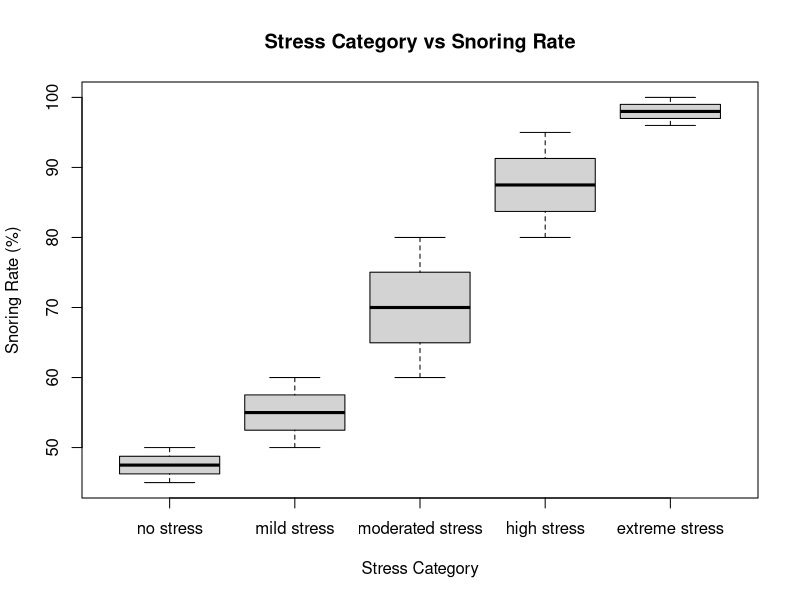
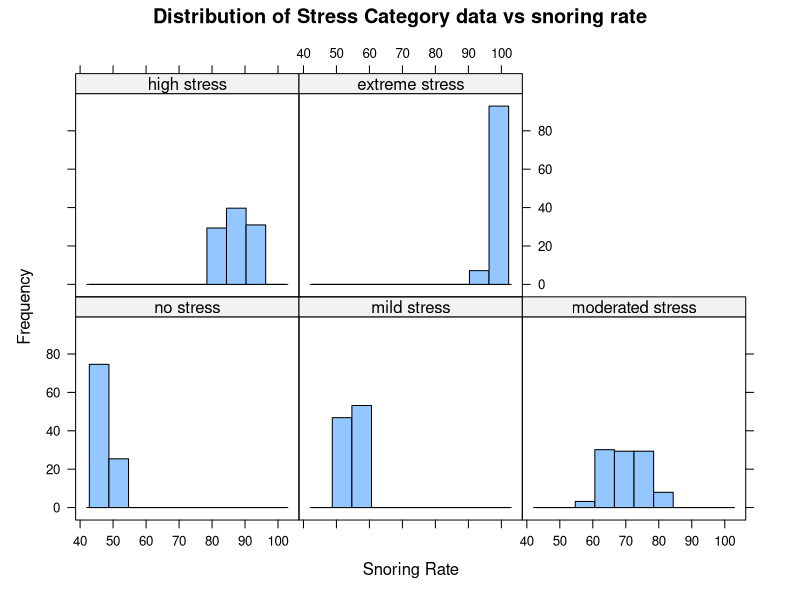
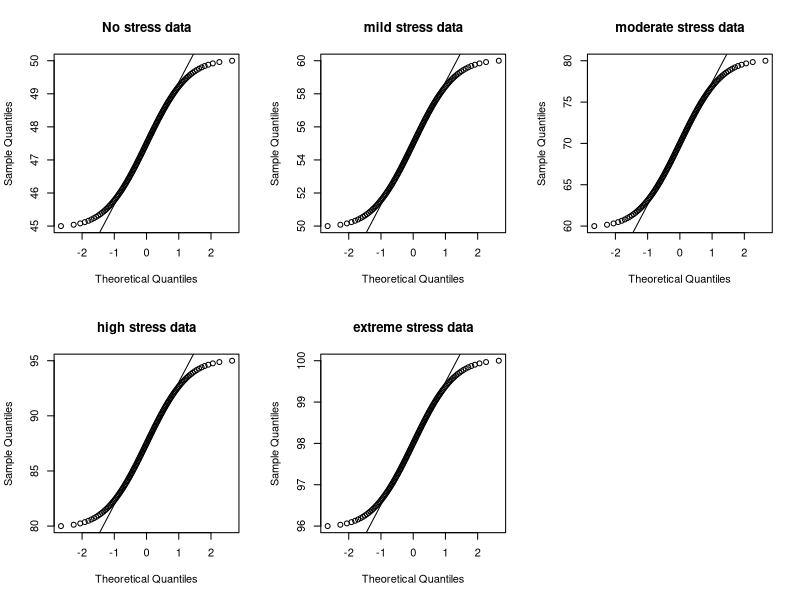

Recreate these plots in R, in order.
sleepData <- read.csv("factoredStress.csv")
str(sleepData)

# create df with SnoringRate and StressCat only
sleepData <- sleepData[, c('SnoringRate', 'StressLevel')]
str(sleepData)
sleepData$StressCat <- factor(sleepData$StressLevel, 
                              labels = c("no stress", "mild stress", "moderated stress", "high stress", "extreme stress"),
                              ordered = TRUE)

is.factor(sleepData$StressCat) # true

summary(sleepData)

attach(sleepData)
plot(StressCat, SnoringRate, main = "Stress Category vs Snoring Rate",
     xlab = "Stress Category",
     ylab = "Snoring Rate (%)")

library("lattice")
attach(sleepData)
histogram(~ SnoringRate | StressCat,
          data = sleepData,
          main = "Distribution of Stress Category data vs snoring rate",
          xlab = "Snoring Rate",
          ylab = "Frequency")

tapply(SnoringRate, StressCat, mean)

opar <- par(no.readonly = TRUE) # records current settings for plots
par(mfrow = c(2,3)) # plot side by side
# Q-Q plot between both variables
with(sleepData, {qqnorm(SnoringRate[StressCat == "no stress"],
                        main = "No stress data") 
  qqline(SnoringRate[StressCat == "no stress"])})

with(sleepData, {qqnorm(SnoringRate[StressCat == "mild stress"],
                        main = "mild stress data") 
  qqline(SnoringRate[StressCat == "mild stress"])})

with(sleepData, {qqnorm(SnoringRate[StressCat == "moderated stress"],
                        main = "moderate stress data") 
  qqline(SnoringRate[StressCat == "moderated stress"])})

with(sleepData, {qqnorm(SnoringRate[StressCat == "high stress"],
                        main = "high stress data") 
  qqline(SnoringRate[StressCat == "high stress"])})

with(sleepData, {qqnorm(SnoringRate[StressCat == "extreme stress"],
                        main = "extreme stress data") 
  qqline(SnoringRate[StressCat == "extreme stress"])})
par(opar) 

#formal test for normality
# using shapiro-wilk

normality_test <- shapiro.test(sleepData$SnoringRate[sleepData$StressCat == "no stress"])
normality_test$p.value # p=0.00033636
# the shapiro-wilk test shows that the SnoringRate is not normally distributed

normality_test <- shapiro.test(sleepData$SnoringRate[sleepData$StressCat == "mild stress"])
normality_test$p.value # p= 0.00033636

normality_test <- shapiro.test(sleepData$SnoringRate[sleepData$StressCat == "moderated stress"])
normality_test$p.value # p= 0.00033636

normality_test <- shapiro.test(sleepData$SnoringRate[sleepData$StressCat == "high stress"])
normality_test$p.value # p= 0.00033636

normality_test <- shapiro.test(sleepData$SnoringRate[sleepData$StressCat == "extreme stress"]) 
normality_test$p.value # p= 0.00033636

# Kolmogorov-Smirnov test to confirm normality
ks.test(sleepData$SnoringRate[sleepData$StressCat == "no stress"], 'pnorm')# p-value < 2.2e-16
ks.test(sleepData$SnoringRate[sleepData$StressCat == "mild stress"], 'pnorm')# p-value < 2.2e-16
ks.test(sleepData$SnoringRate[sleepData$StressCat == "moderated stress"], 'pnorm')# p-value < 2.2e-16
ks.test(sleepData$SnoringRate[sleepData$StressCat == "high stress"], 'pnorm')# p-value < 2.2e-16
ks.test(sleepData$SnoringRate[sleepData$StressCat == "extreme stress"], 'pnorm') #p-value < 2.2e-16
# not normally distributed. Use a non-parametric test

kruskal.test(SnoringRate, StressCat) #p-value < 2.2e-16. Therefore, p<0.05. Variables are related
